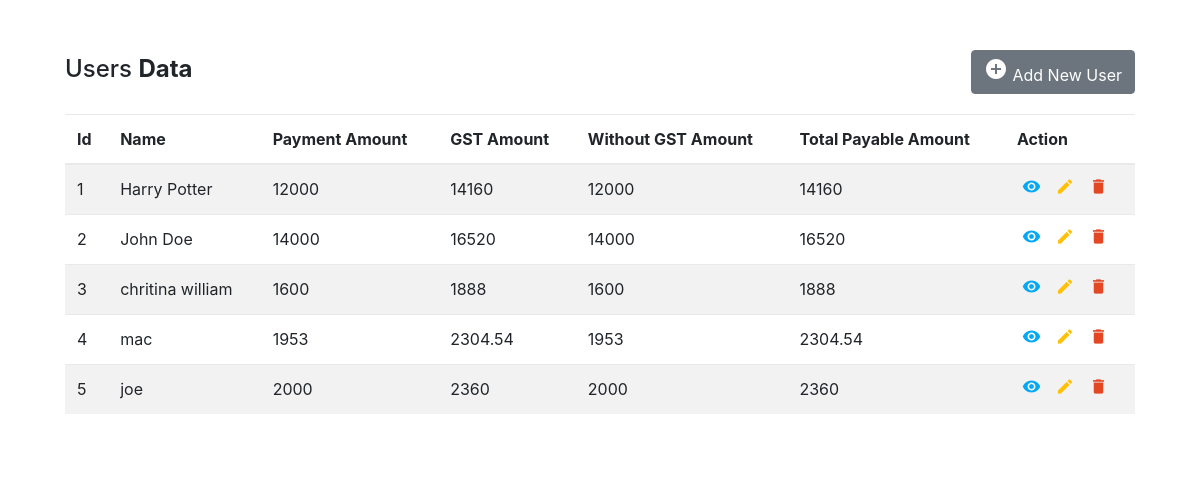
The page / on the database its author committed.
### tables this page shows
CREATE TABLE `tblusers` (
  `id` int(11) NOT NULL,
  `name` varchar(255) NOT NULL,
  `payment_amount` varchar(255) NOT NULL,
  `gst` varchar(255) NOT NULL,
  `withoutgst` varchar(255) NOT NULL,
  `total_payable_amount` varchar(255) NOT NULL,
  `inserted_date` timestamp NOT NULL DEFAULT current_timestamp() ON UPDATE current_timestamp()
);

### index.php (the view, shortened to what this page needs)
<?php
include('dbconnection.php');
?>
<!DOCTYPE html>
<html lang="en">
<head>
<link rel="stylesheet" type="text/css"href="style.css">
<link rel="stylesheet" href="https://stackpath.bootstrapcdn.com/bootstrap/4.5.0/css/bootstrap.min.css">
<link rel="stylesheet" href="https://maxcdn.bootstrapcdn.com/font-awesome/4.7.0/css/font-awesome.min.css">
</head>
<body>
<div class="container-xl">
    <div class="table-responsive">
        <div class="table-wrapper">
            <div class="table-title">
                <div class="row">
                    <div class="col-sm-5">
                        <h2>Users <b>Data</b></h2>
                    </div>
                    <div class="col-sm-7" align="right">
                        <a href="insert.php" class="btn btn-secondary"><i class="material-icons">&#xE147;</i> <span>Add New User</span></a>
                    </div>
                </div>
            </div>
            <table class="table table-striped table-hover">
                <thead>
                    <tr>
                        <th>Id</th>
                        <th>Name</th>
                        <th>Payment Amount</th>
                        <th>GST Amount</th>
                        <th>Without GST Amount</th>
                        <th>Total Payable Amount</th>
                        <th>Action</th>
                    </tr>
                </thead>
                <tbody>
                    <?php
                        $ret=mysqli_query($con,"select * from tblusers");
                        $cnt=1;
                        $row=mysqli_num_rows($ret);
                        if($row>0){
                        while ($row=mysqli_fetch_array($ret)) {
                    ?>
                    <tr>
                        <td><?php echo $cnt;?></td>
                        <td><?php  echo $row['name'];?></td>
                        <td><?php  echo $row['payment_amount'];?></td>
                        <td><?php  echo $row['gst'];?></td>
                        <td><?php  echo $row['withoutgst'];?></td>
                        <td><?php  echo $row['total_payable_amount'];?></td>
                        <td>
                            <a href="read.php?viewid=<?php echo htmlentities ($row['id']);?>" class="view" title="View" data-toggle="tooltip"><i class="material-icons">&#xE417;</i></a>
                            <a href="edit.php?editid=<?php echo htmlentities ($row['id']);?>" class="edit" title="Edit" data-toggle="tooltip"><i class="material-icons">&#xE254;</i></a>
                            <a href="index.php?delid=<?php echo ($row['id']);?>" class="delete" title="Delete" data-toggle="tooltip" onclick="return confirm('Do you really want to Delete ?');"><i class="material-icons">&#xE872;</i></a>
                        </td>
                    </tr>
                    <?php
                        $cnt=$cnt+1;
                        } } else {
                    ?>
                    <tr>
                        <th style="text-align:center; color:red;" colspan="6">No Record Found</th>
                    </tr>
                <?php } ?>
                </tbody>
            </table>
        </div>
    </div>
</div>
</body>
</html>

### style.css (style rules this page uses)
.table-responsive { margin: 30px 0; }
.table-wrapper { min-width: 1000px; background: #fff; padding: 20px; box-shadow: 0 1px 1px rgba(0,0,0,.05); }
.table-title { font-size: 15px; padding-bottom: 10px; margin: 0 0 10px; min-height: 45px; }
.table-title h2 { margin: 5px 0 0; font-size: 24px; }
table.table tr th, table.table tr td { border-color: #e9e9e9; }
table.table td:last-child { width: 130px; }
table.table td a { color: #a0a5b1; display: inline-block; margin: 0 5px; }
table.table td a.view { color: #03A9F4; }
table.table td a.edit { color: #FFC107; }
table.table td a.delete { color: #E34724; }
table.table td i { font-size: 19px; }
body { color: #fff; background: #63738a; font-family: 'Roboto', sans-serif; }
.form-control, .btn { border-radius: 3px; }
body { color: #566787; background: #f5f5f5; font-family: 'Roboto', sans-serif; }

### rows shown on the page
tblusers: name "Harry Potter", payment_amount "12000", gst "14160", withoutgst "12000", total_payable_amount "14160"
tblusers: name "John Doe", payment_amount "14000", gst "16520", withoutgst "14000", total_payable_amount "16520"
tblusers: name "chritina william", payment_amount "1600", gst "1888", withoutgst "1600", total_payable_amount "1888"
tblusers: name "mac", payment_amount "1953", gst "2304.54", withoutgst "1953", total_payable_amount "2304.54"
tblusers: name "joe", payment_amount "2000", gst "2360", withoutgst "2000", total_payable_amount "2360"
